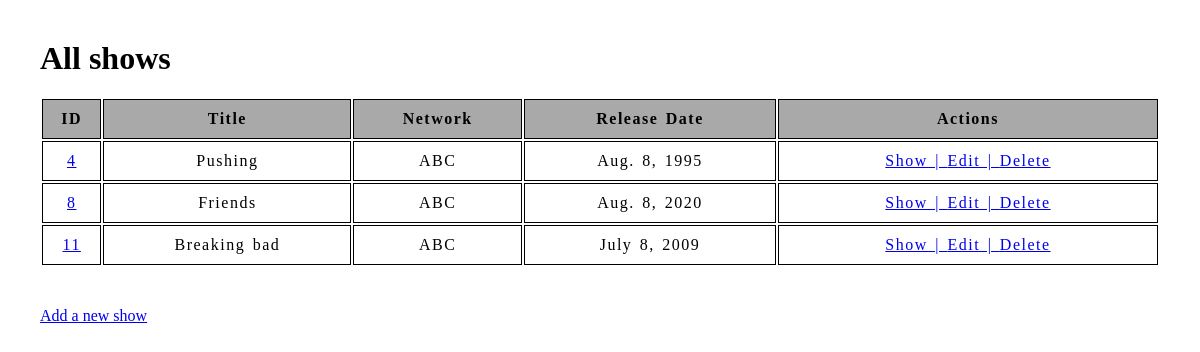
The page /shows/ on the database as committed earlier.
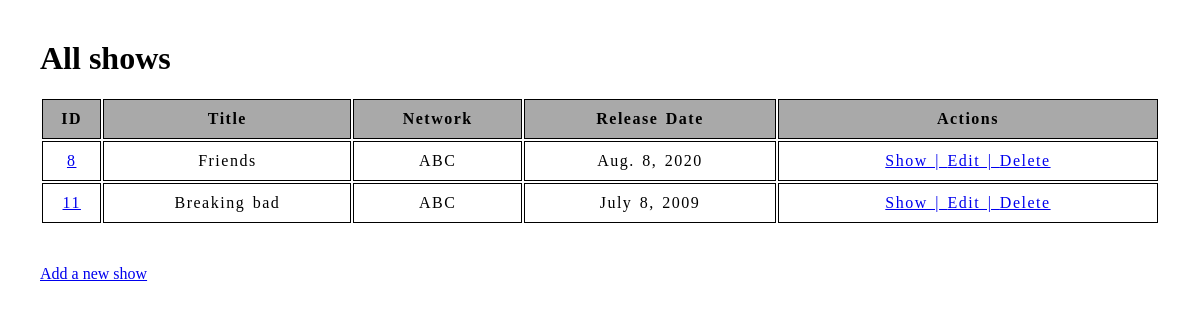
The same page on the database as committed later.
### shows_app/models.py (models this page shows)
class Show(models.Model):
    title=models.CharField(max_length=45)
    network=models.CharField(max_length=45)
    release_date=models.DateField()
    desc=models.TextField()
    created_at=models.DateTimeField(auto_now_add=True)
    updated_at=models.DateTimeField(auto_now=True)
    objects=ShowManager()

### shows_app/views.py (the view)
# urls.py: path('shows/', views.index),
def index(request):
    context={
        "shows":Show.objects.all(),
    }
    return render(request,"index.html",context)

### shows_app/templates/index.html (shortened to what this page needs)
<!DOCTYPE html>
<html lang="en">
<head>
    {%load static%}
    <link rel="stylesheet" href="{% static 'style.css' %}">
</head>
<body>
    <h1>All shows</h1>
    <table>
        <tr>
            <th>ID</th>
            <th>Title</th>
            <th>Network</th>
            <th>Release Date</th>
            <th>Actions</th>
        </tr>
        {%for show in shows%}
            <tr>
                <td><a href="#">{{show.id}}</a></td>
                <td>{{show.title}}</td>
                <td>{{show.network}}</td>
                <td>{{show.release_date}}</td>
                <td><a href="{{show.id}}">Show | </a><a href="{{show.id}}/edit">Edit | </a><a href="{{show.id}}/destroy">Delete</a></td>
            </tr>
        {%endfor%}
    </table>
    <a href="/shows/new">Add a new show</a>
</body>
</html>

Rows that differ between the two databases and show on the page:
removed Show: id "4", title "Pushing", network "ABC", release_date "Aug. 8, 1995"
